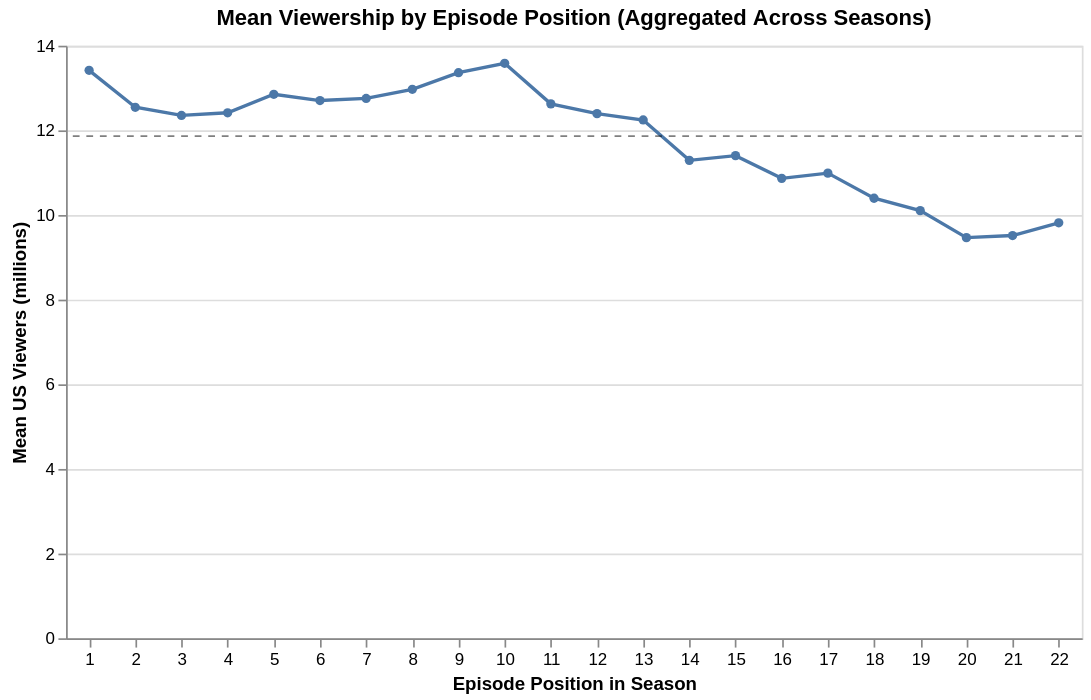

The cell this chart's notebook holds for it:
### Code cell
# Mean viewership by episode position (aggregated across all seasons)
pos_stats = (
    df.groupby("number_in_season")["us_viewers_in_millions"]
    .agg(["mean", "count"])
    .reset_index()
)
pos_stats = pos_stats[pos_stats["count"] >= 10]

overall_mean = df["us_viewers_in_millions"].mean()

q5_agg_line = (
    alt.Chart(pos_stats)
    .mark_line(point=True, strokeWidth=2)
    .encode(
        x=alt.X(
            "number_in_season:O",
            title="Episode Position in Season",
            axis=alt.Axis(labelAngle=0),
        ),
        y=alt.Y("mean:Q", title="Mean US Viewers (millions)"),
        color=alt.value("#4c78a8"),
        tooltip=[
            alt.Tooltip("number_in_season:O", title="Episode"),
            alt.Tooltip("mean:Q", title="Mean Viewers (M)", format=".2f"),
            alt.Tooltip("count:Q", title="Seasons with this position"),
        ],
    )
)

q5_agg_ref = (
    alt.Chart(pd.DataFrame({"y": [overall_mean]}))
    .mark_rule(color="black", strokeDash=[4, 4], opacity=0.5)
    .encode(y="y:Q")
)

(q5_agg_line + q5_agg_ref).properties(
    width=600,
    height=350,
    title="Mean Viewership by Episode Position (Aggregated Across Seasons)",
)

### Figure 1 — Vega-Lite specification as saved in the notebook (floating-point values rounded to 4 significant figures)
{"config": {"view": {"continuousWidth": 300, "continuousHeight": 300}}, "layer": [{"data": {"name": "data-ceaa86aa7368fb018ef83a07db15e9c0"}, "mark": {"type": "line", "point": true, "strokeWidth": 2}, "encoding": {"color": {"value": "#4c78a8"}, "tooltip": [{"field": "number_in_season", "title": "Episode", "type": "ordinal"}, {"field": "mean", "format": ".2f", "title": "Mean Viewers (M)", "type": "quantitative"}, {"field": "count", "title": "Seasons with this position", "type": "quantitative"}], "x": {"axis": {"labelAngle": 0}, "field": "number_in_season", "title": "Episode Position in Season", "type": "ordinal"}, "y": {"field": "mean", "title": "Mean US Viewers (millions)", "type": "quantitative"}}}, {"data": {"name": "data-b79273580c3a73db68df3c13e7738138"}, "mark": {"type": "rule", "color": "black", "opacity": 0.5, "strokeDash": [4, 4]}, "encoding": {"y": {"field": "y", "type": "quantitative"}}}], "height": 350, "title": "Mean Viewership by Episode Position (Aggregated Across Seasons)", "width": 600, "$schema": "https://vega.github.io/schema/vega-lite/v6.1.0.json", "datasets": {"data-ceaa86aa7368fb018ef83a07db15e9c0": [{"number_in_season": 1, "mean": 13.42, "count": 27}, {"number_in_season": 2, "mean": 12.55, "count": 27}, {"number_in_season": 3, "mean": 12.35, "count": 27}, {"number_in_season": 4, "mean": 12.42, "count": 27}, {"number_in_season": 5, "mean": 12.85, "count": 27}, {"number_in_season": 6, "mean": 12.7, "count": 27}, {"number_in_season": 7, "mean": 12.75, "count": 27}, {"number_in_season": 8, "mean": 12.97, "count": 27}, {"number_in_season": 9, "mean": 13.36, "count": 27}, {"number_in_season": 10, "mean": 13.59, "count": 27}, {"number_in_season": 11, "mean": 12.63, "count": 27}, {"number_in_season": 12, "mean": 12.4, "count": 27}, {"number_in_season": 13, "mean": 12.25, "count": 27}, {"number_in_season": 14, "mean": 11.29, "count": 26}, {"number_in_season": 15, "mean": 11.4, "count": 26}, {"number_in_season": 16, "mean": 10.87, "count": 26}, {"number_in_season": 17, "mean": 10.99, "count": 26}, {"number_in_season": 18, "mean": 10.4, "count": 26}, {"number_in_season": 19, "mean": 10.1, "count": 26}, {"number_in_season": 20, "mean": 9.465, "count": 26}, {"number_in_season": 21, "mean": 9.515, "count": 25}, {"number_in_season": 22, "mean": 9.816, "count": 22}], "data-b79273580c3a73db68df3c13e7738138": [{"y": 11.86}]}}
